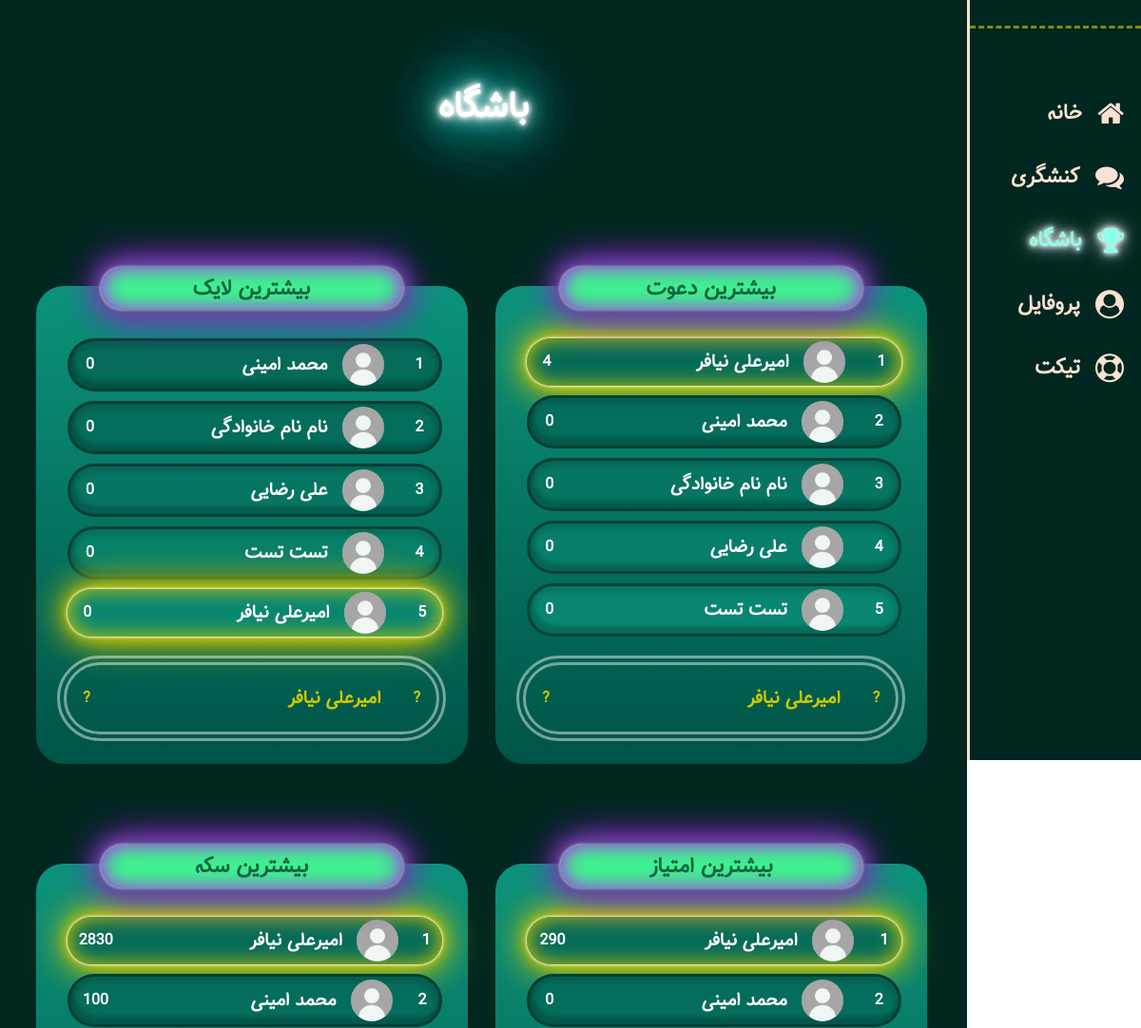
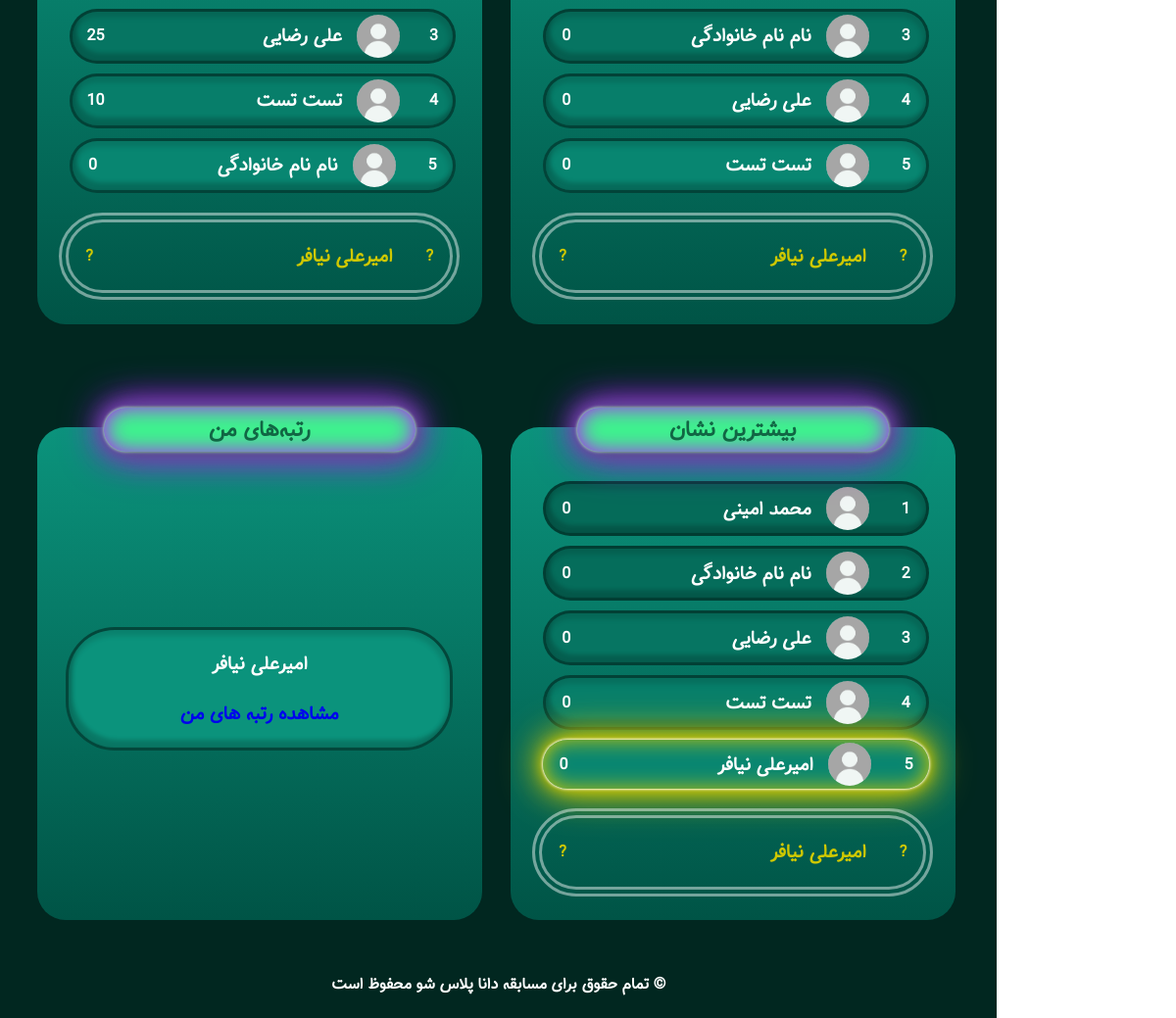
The app's page /club (signed in), older data (2 pictures, top to bottom).
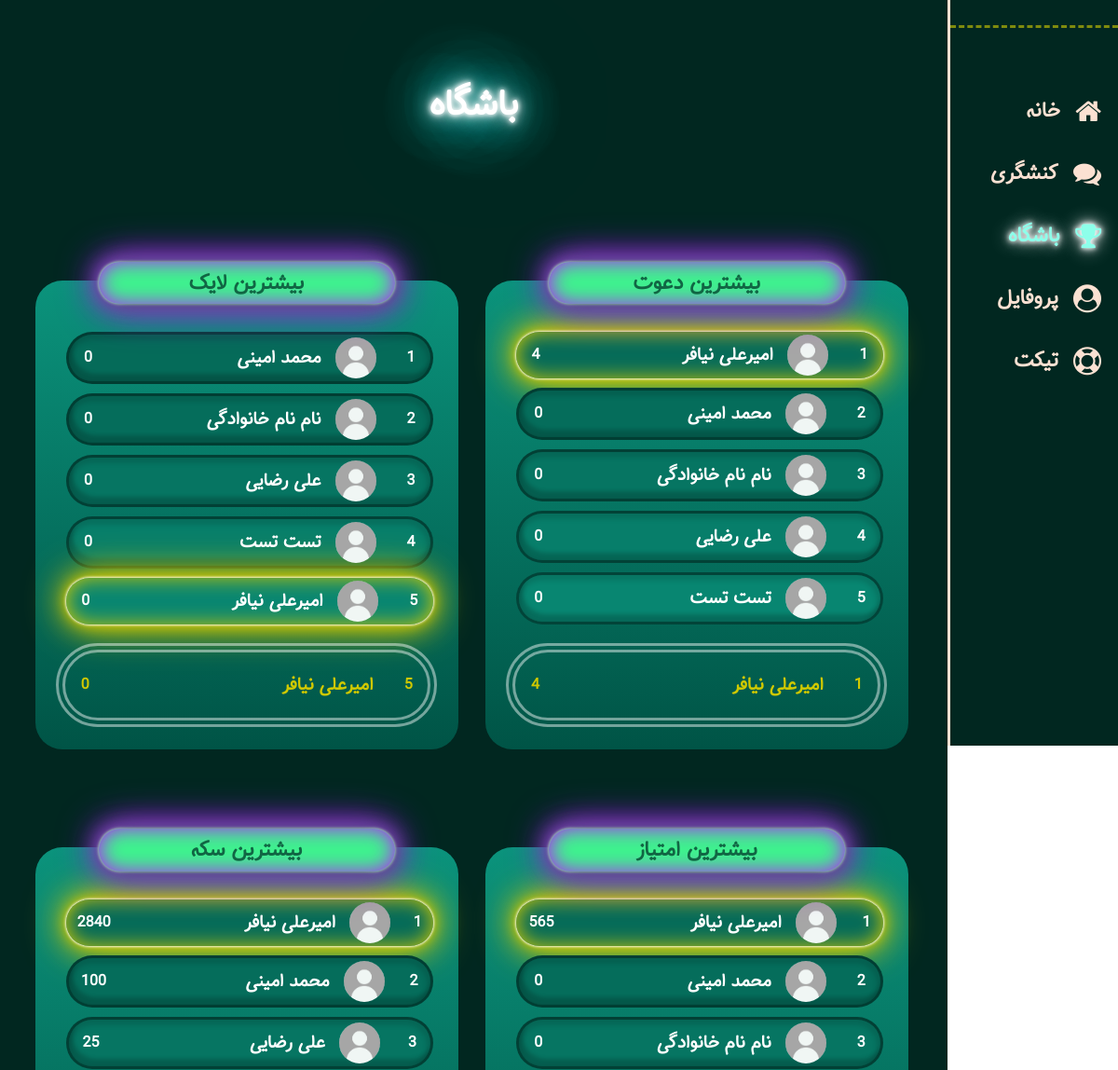
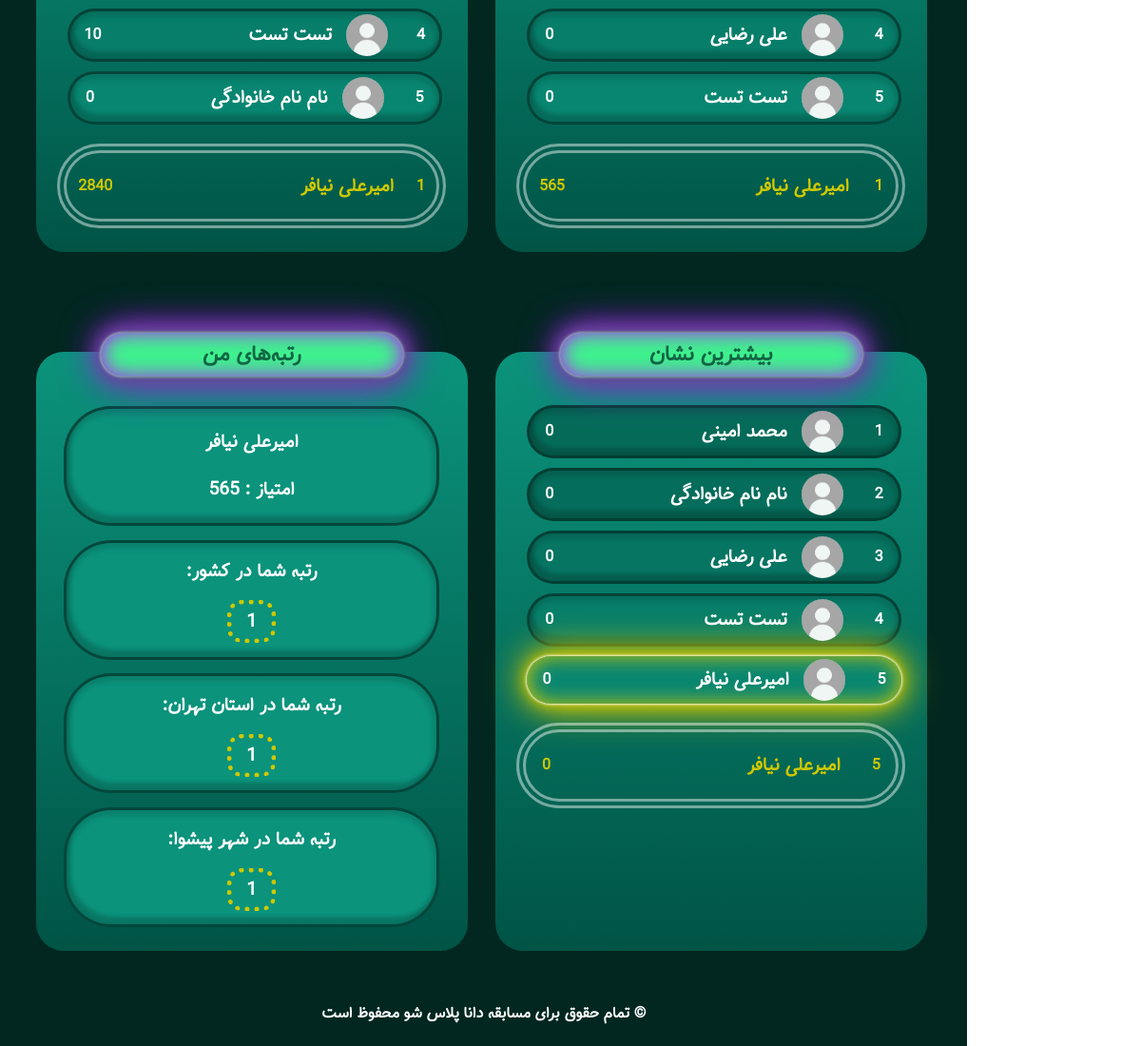
The same page, newer data (2 pictures, top to bottom).
### models/user.py (models this page shows)
class User(db.Model, UserMixin):
    __tablename__ = "users"
    id = Column(Integer, primary_key=True)
    name = Column(String, nullable=False, unique=True, index=True)
    username = Column(String, nullable=False, unique=True, index=True)
    password = Column(String, nullable=False, unique=True, index=True)
    code = Column(Integer, nullable=False, unique=True, index=True)
    phone = Column(String, nullable=False, index=True)
    email = Column(String, nullable=False, index=True)
    grade = Column(String, nullable=False, index=True)
    birth = Column(String, nullable=False, index=True)  #1340 - 1397
    gender = Column(String, nullable=False, index=True)
    type = Column(String, nullable=False, index=True)
    invite_code = Column(String, nullable=False, index=True)
    invite_auth = Column(String, nullable=False, index=True)
    msg_code = Column(Integer, index=True)
    province = Column(String, index=True)
    city = Column(String, index=True)
    school_name = Column(String, index=True)
    school_type = Column(String, index=True)
    home_addres = Column(String, index=True)
    recognition = Column(String, index=True)
    final = Column(Integer, default=0, index=True)
    authentication = Column(Integer, default=0, index=True)
    downloads = Column(Integer, default=2, index=True)
    coin = Column(Integer, default=0, index=True)
    point = Column(Integer, default=0, index=True)
    badge = Column(Integer, default=0, index=True)
    like = Column(Integer, default=0, index=True)
    invite = Column(Integer, default=0, index=True)

### blueprints/user.py (the view)
@app.route('/club',  strict_slashes=False)
@login_required
def club():
    top_coins = User.query.order_by(User.coin.desc()).limit(10).all()
    top_points = User.query.order_by(User.point.desc()).limit(10).all()
    top_likes = User.query.order_by(User.like.desc()).limit(10).all()
    top_badges = User.query.order_by(User.badge.desc()).limit(10).all()
    top_invites = User.query.order_by(User.invite.desc()).limit(10).all()
    rank_coins = User.query.order_by(User.coin.desc()).all().index(current_user)+1
    rank_points = User.query.order_by(User.point.desc()).all().index(current_user)+1
    rank_likes = User.query.order_by(User.like.desc()).all().index(current_user)+1
    rank_badges = User.query.order_by(User.badge.desc()).all().index(current_user)+1
    rank_invites = User.query.order_by(User.invite.desc()).all().index(current_user)+1
    province_rank = User.query.filter(User.province==current_user.province).order_by(User.point.desc()).all().index(current_user)+1
    city_rank = User.query.filter(User.city==current_user.city).order_by(User.point.desc()).all().index(current_user)+1
    return render_template("user/club.html", top_coins=top_coins, top_points=top_points, top_likes=top_likes, top_badges=top_badges, top_invites=top_invites,
                           rank_coins=rank_coins, rank_points=rank_points, rank_likes=rank_likes, rank_badges=rank_badges, rank_invites=rank_invites,
                            province_rank=province_rank, city_rank=city_rank)

### app.py (called while the page is built)
@login_manager.user_loader
def load_user(user_id):
    return User.query.filter(User.id==user_id).first()

### templates/user/club.html (shortened to what this page needs)
{% extends "Base.html" %}
{% block head %}
    <link rel="stylesheet" href="https://cdnjs.cloudflare.com/ajax/libs/font-awesome/4.7.0/css/font-awesome.min.css">
    <link rel="stylesheet" href="{{ url_for('static', filename='styles/user/club.css') }}">
    {% endblock %}
    {% block body %}
    <div id="continer">
        <div id="side-wrp">
            <div id="logo-wrp">
            </div>
            <a href="{{ url_for('user.home') }}" class="icon-wrp">
                <i class="fa fa-home icon"></i>
                <h2>خانه </h2>
            </a>
            <a href="{{ url_for('user.activism') }}" class="icon-wrp">
                <i class="fa fa-comments icon"></i>
                <h2>کنشگری </h2>
            </a>
            <a href="{{ url_for('user.club') }}" class="icon-wrp active">
                <i class="fa fa-trophy icon"></i>
                <h2>باشگاه </h2>
            </a>
            <a href="{{ url_for('user.profile') }}" class="icon-wrp">
                <i class="fa fa-user-circle icon"></i>
                <h2>پروفایل </h2>
            </a>
            <a href="{{ url_for('user.ticket') }}" class="icon-wrp">
                <i class="fa fa-life-saver icon"></i>
                <h2>تیکت </h2>
            </a>
        </div>
        <div id="content-wrp">
            <div id="heading">
                <h1>باشگاه</h1>
            </div>
            <div id="main">
                <div class="table-co" id="invite-table-co">
                    <div class="table" id="invite-table">
                        <div class="title-table">
                            <h2 class="the-title">بیشترین دعوت</h2>
                        </div>
                        <div class="name">
                            {%for i in top_invites%}
                            <div class="person p{{loop.index}} neonText {{'me' if i==current_user}}">
                                <h4>{{loop.index}}</h4>
                                <div class="bio">
                                    <img class="profile" src="{{ url_for('static', filename='main_img/user.jpg') }}" alt="">
                                    <h3 class="neonText">{{i.name}}</h3>
                                </div>
                                <h4>{{i.invite}}</h4>
                            </div>
                            {% endfor %}
                            {% if current_user.authentication==1 and current_user.final==1%}
                            <div class="my-level">
                                <h4>{{rank_invites}}</h4>
                                <div class="bio">
                                    <h3 class="neonText">{{current_user.name}}</h3>
                                </div>
                                <h4>{{current_user.invite}}</h4>
                            </div>
                            {% else %}
                            <div class="my-level">
                                <h4>?</h4>
                                <div class="bio">
                                    <h3 class="neonText">{{current_user.name}}</h3>
                                </div>
                                <h4>?</h4>
                            </div>
                            {% endif %}
                        </div>
                    </div>
                </div>
                <div class="table-co" id="like-table-co">
                    <div class="table" id="like-table">
                        <div class="title-table">
                            <h2 class="the-title">بیشترین لایک</h2>
                        </div>
                        <div class="name">
                            {%for i in top_likes%}
                            <div class="person p{{loop.index}} neonText {{'me' if i==current_user}}">
                                <h4>{{loop.index}}</h4>
                                <div class="bio">
                                    <img class="profile" src="{{ url_for('static', filename='main_img/user.jpg') }}" alt="">
                                    <h3 class="neonText">{{i.name}}</h3>
                                </div>
                                <h4>{{i.like}}</h4>
                            </div>
                            {% endfor %}
                            {% if current_user.authentication==1 and current_user.final==1%}
                            <div class="my-level">
                                <h4>{{rank_likes}}</h4>
                                <div class="bio">
                                    <h3 class="neonText">{{current_user.name}}</h3>
                                </div>
                                <h4>{{current_user.like}}</h4>
                            </div>
                            {% else %}
                            <div class="my-level">
                                <h4>?</h4>
                                <div class="bio">
                                    <h3 class="neonText">{{current_user.name}}</h3>
                                </div>
                                <h4>?</h4>
                            </div>
                            {% endif %}
                        </div>
                    </div>
                </div>
                <div class="table-co" id="point-table-co">
                    <div class="table" id="point-table">
                        <div class="title-table">
                            <h2 class="the-title">بیشترین امتیاز</h2>
                        </div>
                        <div class="name">
                            {%for i in top_points%}
                            <div class="person p{{loop.index}} neonText {{'me' if i==current_user}}">
                                <h4>{{loop.index}}</h4>
                                <div class="bio">
                                    <img class="profile" src="{{ url_for('static', filename='main_img/user.jpg') }}" alt="">
                                    <h3 class="neonText">{{i.name}}</h3>
                                </div>
                                <h4>{{i.point}}</h4>
                            </div>
                            {% endfor %}
                            {% if current_user.authentication==1 and current_user.final==1%}
                            <div class="my-level">
                                <h4>{{rank_points}}</h4>
                                <div class="bio">
                                    <h3 class="neonText">{{current_user.name}}</h3>
                                </div>
                                <h4>{{current_user.point}}</h4>
                            </div>
                            {% else %}
                            <div class="my-level">
                                <h4>?</h4>
                                <div class="bio">
                                    <h3 class="neonText">{{current_user.name}}</h3>
                                </div>
                                <h4>?</h4>
                            </div>
                            {% endif %}
                        </div>
                    </div>
                </div>
                <div class="table-co" id="coin-table-co">
                    <div class="table" id="coin-table">
                        <div class="title-table">
                            <h2 class="the-title">بیشترین سکه</h2>
                        </div>
                        <div class="name">
                            {%for i in top_coins%}
                            <div class="person p{{loop.index}} neonText {{'me' if i==current_user}}">
                                <h4>{{loop.index}}</h4>
                                <div class="bio">
                                    <img class="profile" src="{{ url_for('static', filename='main_img/user.jpg') }}" alt="">
                                    <h3 class="neonText">{{i.name}}</h3>
                                </div>
                                <h4>{{i.coin}}</h4>
                            </div>
                            {% endfor %}
                            {% if current_user.authentication==1 and current_user.final==1%}
                            <div class="my-level">
                                <h4>{{rank_coins}}</h4>
                                <div class="bio">
                                    <h3 class="neonText">{{current_user.name}}</h3>
                                </div>
                                <h4>{{current_user.coin}}</h4>
                            </div>
                            {% else %}
                            <div class="my-level">
                                <h4>?</h4>
                                <div class="bio">
                                    <h3 class="neonText">{{current_user.name}}</h3>
                                </div>
                                <h4>?</h4>
                            </div>
                            {% endif %}
                        </div>
                    </div>
                </div>
                <div class="table-co" id="badge-table-co">
                    <div class="table" id="badge-table">
                        <div class="title-table">
                            <h2 class="the-title">بیشترین نشان</h2>
                        </div>
                        <div class="name">
                            {%for i in top_badges%}
                            <div class="person p{{loop.index}} neonText {{'me' if i==current_user}}">
                                <h4>{{loop.index}}</h4>
                                <div class="bio">
                                    <img class="profile" src="{{ url_for('static', filename='main_img/user.jpg') }}" alt="">
                                    <h3 class="neonText">{{i.name}}</h3>
                                </div>
                                <h4>{{i.badge}}</h4>
                            </div>
                            {% endfor %}
                            {% if current_user.authentication==1 and current_user.final==1%}
                            <div class="my-level">
                                <h4>{{rank_badges}}</h4>
                                <div class="bio">
                                    <h3 class="neonText">{{current_user.name}}</h3>
                                </div>
                                <h4>{{current_user.badge}}</h4>
                            </div>
                            {% else %}
                            <div class="my-level">
                                <h4>?</h4>
                                <div class="bio">
                                    <h3 class="neonText">{{current_user.name}}</h3>
                                </div>
                                <h4>?</h4>
                            </div>
                            {% endif %}
                        </div>
                    </div>
                </div>
                <div class="table-co" id="my-table-co">
                    <div class="table" id="my-table">
                        <div class="title-table">
                            <h2 class="the-title">رتبه‌های من</h2>
                        </div>
                        <div class="name-my-table">
                            {% if current_user.authentication==1 and current_user.final==1%}
                            <div class="person my-rank my-name neonText">
                                <h3>{{current_user.name}}</h3>
                                <h3>امتیاز : {{current_user.point}}</h3>
                            </div>
                            <div class="person my-rank country neonText">
                                <h3>رتبه شما در کشور:</h3>
                                <h3 class="rank-num">{{rank_points}}</h3>
                            </div>
                            <div class="person my-rank province neonText">
                                <h3>رتبه شما در استان {{current_user.province}}:</h3>
                                <h3 class="rank-num">{{province_rank}}</h3>
                            </div>
                            <div class="person my-rank city neonText">
                                <h3>رتبه شما در شهر {{current_user.city}}:</h3>
                                <h3 class="rank-num">{{city_rank}}</h3>
                            </div>
                            {% else %}
                            <div class="person my-rank my-name neonText">
                                <h3>{{current_user.name}}</h3>
                                <h3><a href="{{url_for('user.completion')+'?next=/club'}}">مشاهده رتبه های من</a></h3>
                            </div>
                            {% endif %}
                        </div>
                    </div>
                </div>
            </div>
            <div id="footer">
                <h4 id="copyRight">© تمام حقوق برای مسابقه دانا پلاس شو محفوظ است</h4>
            </div>
            </div>
        </div>
{% endblock %}

### templates/Base.html (shortened to what this page needs)
<!DOCTYPE html>
<html lang="fa" dir="rtl">
<head>
    {% block head%}{% endblock %}
    <link rel="stylesheet" href="{{ url_for('static', filename='libraries/sweetalert2/sweetalert2.min.css') }}">
</head>
<body>
    {% block body%}{% endblock %}
</body>
</html>

Row changes from the older to the newer data that the page shows:
changed User "امیرعلی نیافر": authentication 0 → 1 (drawn); invite (not shown) → "4"; like (not shown) → "0"; point "290" → "565"; point (not shown) → "565"; coin "2830" → "2840"; coin (not shown) → "2840"; badge (not shown) → "0"; province (not shown) → "تهران"; city (not shown) → "پیشوا"
Text that changed along with them:
{{ rank_invites }}: (not shown) → "1"
{{ rank_likes }}: (not shown) → "5"
{{ rank_points }}: (not shown) → "1"
{{ rank_coins }}: (not shown) → "1"
{{ rank_badges }}: (not shown) → "5"
{{ province_rank }}: (not shown) → "1"
{{ city_rank }}: (not shown) → "1"
text no longer shown: "? ? ? ? ? ? ? ? ? ? مشاهده رتبه های من"
text now shown: "امتیاز : رتبه شما در کشور: رتبه شما در استان : رتبه شما در شهر :"
